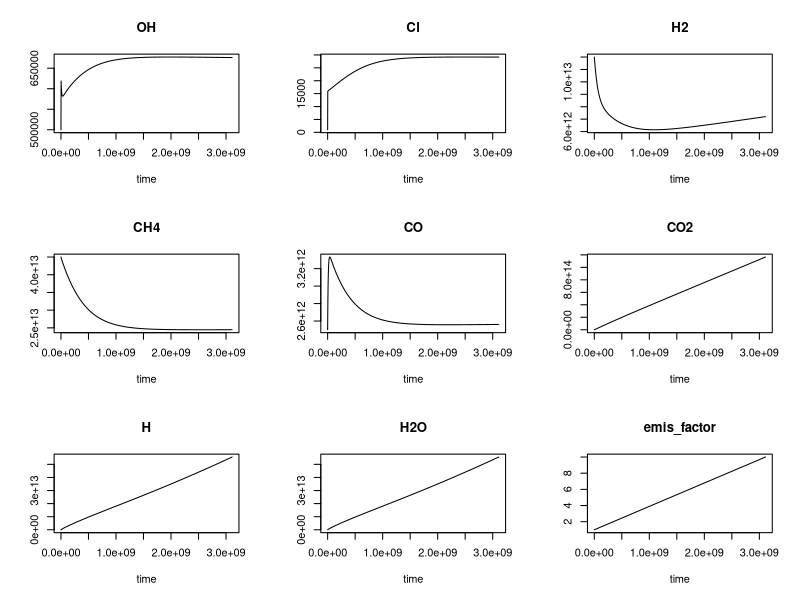
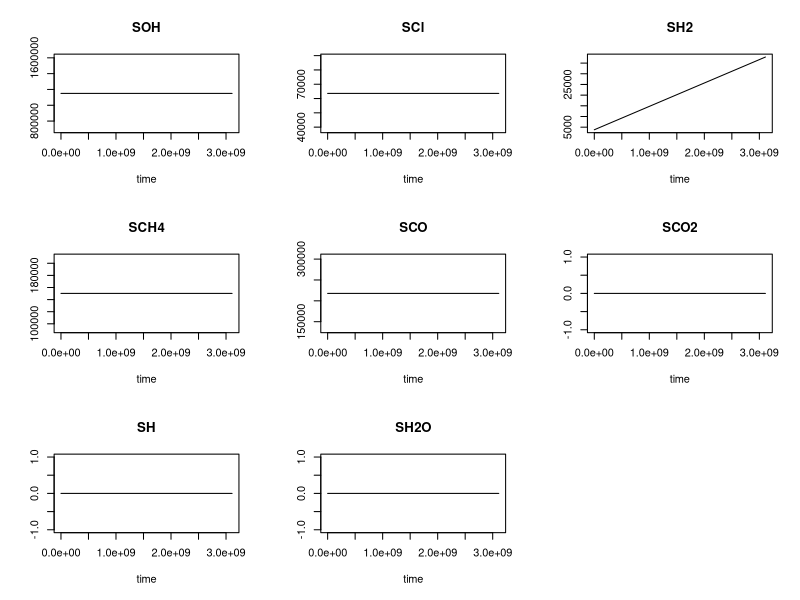

Here is the R script that generated these plots, in order:
#This code is for automatically inputting chemical formulas into ode
#This code is highly based on Dr. Alex's code:https://github.com/ata27/CH4_ISA_Box_Model

#set constant we need:
assign('M',2.50e19)#air conc



require(deSolve)

#reading chemical formula data from excel file, automatically produce ODE output
require(readxl)
input<- data.frame(read_excel("input.xlsx",sheet="input"))
statedata<-data.frame(read_excel("input.xlsx",sheet="state"))


# functions
convert_emissions <- function(mass, molar_mass) {
  # function to convert the input emissions
  # constants
  C_fac = 2.5E19 # convert to molecules cm-3
  sec_per_year = 86400*360
  #Vol_Earth = 4*pi*(6378E3)^2 * (5000) # volume = area * height - 5km
  top <- (mass/molar_mass) # the mass of the species converted into moles
  bottom <- (5.2E21/28.8) # mass of air = 5.2E18 Kg and rmm = 28.8 g/mol = moles of air
  temp <- top/bottom
  return(temp*C_fac/sec_per_year) # return the result in molecules cm-3 s-1
}

# What we are going to do is solve some simple, but stiff, ODE's. 
# OH + CH4 = CO+H2 k1
# Cl + CH4 = CO k2
# OH + CO = CO2 (don't care about CO2 here) k3
# OH + X = LOSS (don't care how) k4
#H2+OH=H+H2O k5 (don't care about H and H2O)
#H2+Cl=H+HCl k6 (don't care about HCl)(ignore this path first)
#H2+X=soil ptake k7

# Let's write d[X]/dt as dX


# set times for the main loop - in seconds so will need to extend a lot for this slow chemistry! 
n_years <- 100
t_step  <- 86400*30
times <- seq(0, (n_years*360*86400), t_step)

# generate a data frame of ramp data
# at a lower time interval to the main loop
times2 <- seq(0, (n_years*360*86400), t_step*4)

# generate a linear sequence to increase the emissions up to a maximum factor (max_fac)
max_fac <- 10
lin.seq <- seq(1, max_fac, length.out = length(times2))
emis_frame  <- data.frame(day=times2, emis_scale=lin.seq )
# now generate a function to interpolate the emis factors
emis.func <- approxfun(emis_frame)

#produce state:initial concentration of gases
#order of elements in state must match the order of ode
state<-c()
state_name<-c()
ode<-c()
for (i in 1:length(row.names(statedata))){
  #  state[i]<-assign(statedata[i,1],statedata[i,2])#produce state
  state[i]<-statedata[i,2]
  state_name[i]<-statedata[i,1]#produce name of state
  ode[i]<-paste("d",statedata[i,1],sep="",collapse = "")
}
names(state)<-state_name#give the name to the states, this is necessary

#produce parameter:reaction rate constant
parameters<-c()
parameters_name<-c()
for (i in 1:length(row.names(input))){
  #parameters[i]<-assign(input[i,9],input[i,10])#produce parameter
  parameters[i]<-input[i,10]
  parameters_name[i]<-input[i,9]
}
names(parameters)<-parameters_name#give the name to the parameters



kinetics <- function(t, state, parameters){
  
  with(as.list(c(state, parameters)), {
    
    #find reaction that contains the ode, and put the reaction into ode expression
    expre<-function(ode_name){
      minus<-c(input[which(input$reactant1==ode_name),"expression"],
               input[which(input$reactant2==ode_name),"expression"],
               input[which(input$reactant3==ode_name),"expression"],
               input[which(input$reactant4==ode_name),"expression"])
      temp_minus=0
      if(!identical(minus,character(0))){
        for(i in 1:length(minus)){
          temp_minus=temp_minus-eval(parse(text=minus[i]))
        }
      }
      
      plus<-c(input[which(input$product1==ode_name),"expression"],
              input[which(input$product2==ode_name),"expression"],
              input[which(input$product3==ode_name),"expression"],
              input[which(input$product4==ode_name),"expression"])
      temp_plus=0
      if(!identical(plus,character(0))){
        for(j in 1:length(plus)){
          temp_plus=temp_plus+eval(parse(text=plus[j]))
        }
      }
      
      return(temp_minus+temp_plus)
    }
    
    emis_factor <- emis.func(t)
    anth_emi<-c()
    anth_name<-c()
    for (i in 1:length(row.names(statedata))){
      anth_name[i]<-statedata[i,3]
      #emission increases, here we set emission of h2 increases in the next 100 years
      if(statedata[i,3]=="SH2"){
        anth_emi[i]=assign(statedata[i,3],statedata[i,6]*emis_factor)
        next
      }
      anth_emi[i]=assign(statedata[i,3],statedata[i,6])#create variables of anthropogenic emission
      

    }
    names(anth_emi)<-anth_name
    
    
    # define emission factor to be time dependent 
    # and set emission rates
    # rate of change
    real_ode<-c()
    for(i in 1:length(state)){
      real_ode[i]<-assign(ode[i],anth_emi[i]+expre(state_name[i]))#produce ode
    }
    names(real_ode)<-ode
    # return list of output
    list(real_ode, 
         emis_factor=emis_factor, 
         anth_emi)
  })
}
# solve!
out <- ode(y=state, times=times, func=kinetics, parms=parameters,method= "radau")
print('ODE is solved')
###########print(state)print(state)################################## now analyse the data

# # quick plot
print('quick plot')
plot(out, type="l")
#plot(out, type="l", lwd#=2, 
#     xlab="Time (s)")
#grid()

# the output of the ODE solver is a bit odd so will convert to a data frame for analysis
print('put output data into out_data')
out_data <- as.data.frame(out)
